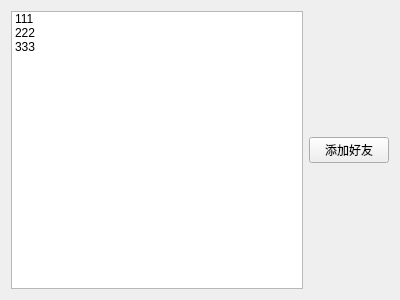
<?xml version="1.0" encoding="UTF-8"?>
<ui version="4.0">
 <class>Online</class>
 <widget class="QWidget" name="Online">
  <property name="geometry">
   <rect>
    <x>0</x>
    <y>0</y>
    <width>400</width>
    <height>300</height>
   </rect>
  </property>
  <property name="windowTitle">
   <string>Form</string>
  </property>
  <layout class="QHBoxLayout" name="horizontalLayout_2">
   <item>
    <layout class="QHBoxLayout" name="horizontalLayout">
     <item>
      <widget class="QListWidget" name="online_lw">
       <item>
        <property name="text">
         <string>111</string>
        </property>
       </item>
       <item>
        <property name="text">
         <string>222</string>
        </property>
       </item>
       <item>
        <property name="text">
         <string>333</string>
        </property>
       </item>
      </widget>
     </item>
     <item>
      <layout class="QVBoxLayout" name="verticalLayout">
       <item>
        <spacer name="verticalSpacer">
         <property name="orientation">
          <enum>Qt::Vertical</enum>
         </property>
         <property name="sizeHint" stdset="0">
          <size>
           <width>20</width>
           <height>40</height>
          </size>
         </property>
        </spacer>
       </item>
       <item>
        <widget class="QPushButton" name="addFriend_pb">
         <property name="text">
          <string>添加好友</string>
         </property>
        </widget>
       </item>
       <item>
        <spacer name="verticalSpacer_2">
         <property name="orientation">
          <enum>Qt::Vertical</enum>
         </property>
         <property name="sizeHint" stdset="0">
          <size>
           <width>20</width>
           <height>40</height>
          </size>
         </property>
        </spacer>
       </item>
      </layout>
     </item>
    </layout>
   </item>
  </layout>
 </widget>
 <resources/>
 <connections/>
</ui>
